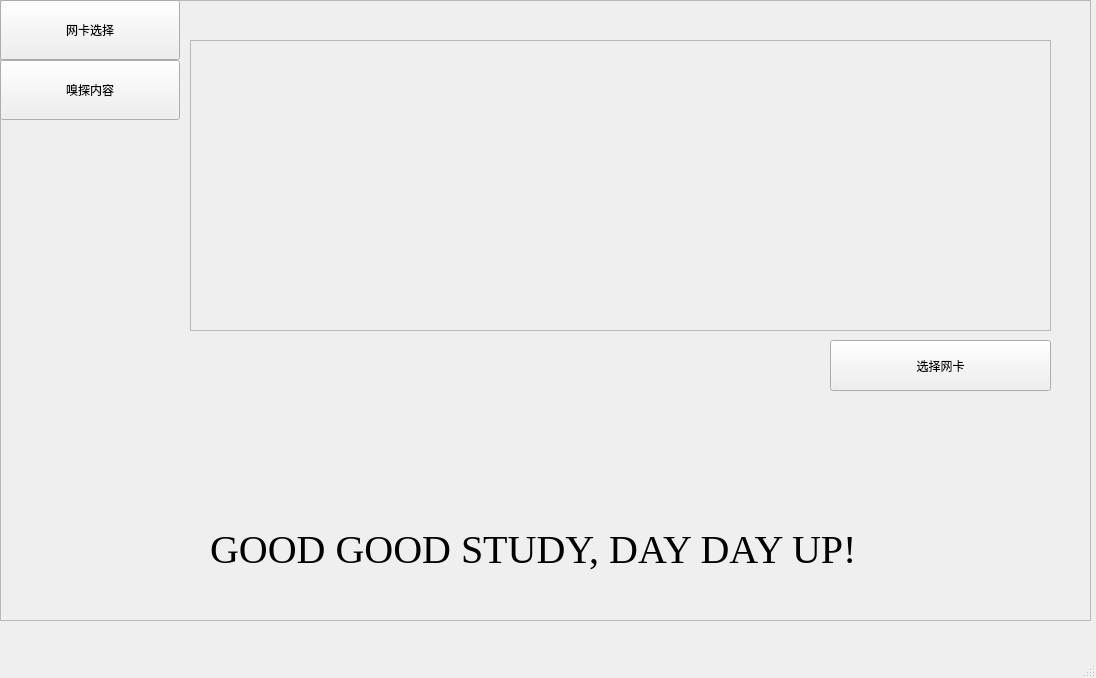
<?xml version="1.0" encoding="UTF-8"?>
<ui version="4.0">
 <class>MainWindow</class>
 <widget class="QMainWindow" name="MainWindow">
  <property name="geometry">
   <rect>
    <x>0</x>
    <y>0</y>
    <width>1096</width>
    <height>678</height>
   </rect>
  </property>
  <property name="windowTitle">
   <string>MainWindow</string>
  </property>
  <widget class="QWidget" name="centralwidget">
   <widget class="QFrame" name="frame">
    <property name="geometry">
     <rect>
      <x>0</x>
      <y>0</y>
      <width>1091</width>
      <height>621</height>
     </rect>
    </property>
    <property name="sizePolicy">
     <sizepolicy hsizetype="Preferred" vsizetype="Expanding">
      <horstretch>1</horstretch>
      <verstretch>0</verstretch>
     </sizepolicy>
    </property>
    <property name="frameShape">
     <enum>QFrame::StyledPanel</enum>
    </property>
    <property name="frameShadow">
     <enum>QFrame::Raised</enum>
    </property>
    <widget class="QPushButton" name="pushButton">
     <property name="geometry">
      <rect>
       <x>0</x>
       <y>0</y>
       <width>180</width>
       <height>60</height>
      </rect>
     </property>
     <property name="text">
      <string>网卡选择</string>
     </property>
    </widget>
    <widget class="QPushButton" name="pushButton_2">
     <property name="geometry">
      <rect>
       <x>0</x>
       <y>60</y>
       <width>180</width>
       <height>60</height>
      </rect>
     </property>
     <property name="text">
      <string>嗅探内容</string>
     </property>
    </widget>
    <widget class="QStackedWidget" name="stackedWidget">
     <property name="geometry">
      <rect>
       <x>180</x>
       <y>0</y>
       <width>911</width>
       <height>621</height>
      </rect>
     </property>
     <property name="currentIndex">
      <number>0</number>
     </property>
     <widget class="QWidget" name="page">
      <widget class="QScrollArea" name="scrollArea">
       <property name="geometry">
        <rect>
         <x>10</x>
         <y>40</y>
         <width>861</width>
         <height>291</height>
        </rect>
       </property>
       <property name="widgetResizable">
        <bool>true</bool>
       </property>
       <widget class="QWidget" name="scrollAreaWidgetContents">
        <property name="geometry">
         <rect>
          <x>0</x>
          <y>0</y>
          <width>859</width>
          <height>289</height>
         </rect>
        </property>
       </widget>
      </widget>
      <widget class="QLabel" name="label_3">
       <property name="geometry">
        <rect>
         <x>30</x>
         <y>480</y>
         <width>811</width>
         <height>141</height>
        </rect>
       </property>
       <property name="sizePolicy">
        <sizepolicy hsizetype="Expanding" vsizetype="Preferred">
         <horstretch>0</horstretch>
         <verstretch>0</verstretch>
        </sizepolicy>
       </property>
       <property name="font">
        <font>
         <family>Times New Roman</family>
         <pointsize>30</pointsize>
        </font>
       </property>
       <property name="text">
        <string>GOOD GOOD STUDY, DAY DAY UP!</string>
       </property>
       <property name="textFormat">
        <enum>Qt::RichText</enum>
       </property>
      </widget>
      <widget class="QPushButton" name="select_net_Button">
       <property name="geometry">
        <rect>
         <x>650</x>
         <y>340</y>
         <width>221</width>
         <height>51</height>
        </rect>
       </property>
       <property name="text">
        <string>选择网卡</string>
       </property>
      </widget>
     </widget>
     <widget class="QWidget" name="page_2">
      <widget class="QPushButton" name="pushButton_3">
       <property name="geometry">
        <rect>
         <x>850</x>
         <y>40</y>
         <width>60</width>
         <height>30</height>
        </rect>
       </property>
       <property name="text">
        <string>确认</string>
       </property>
      </widget>
      <widget class="QTableWidget" name="tableWidget">
       <property name="geometry">
        <rect>
         <x>0</x>
         <y>69</y>
         <width>911</width>
         <height>271</height>
        </rect>
       </property>
       <property name="minimumSize">
        <size>
         <width>0</width>
         <height>271</height>
        </size>
       </property>
       <property name="maximumSize">
        <size>
         <width>16777215</width>
         <height>271</height>
        </size>
       </property>
       <property name="styleSheet">
        <string notr="true">font: 9pt &quot;Times New Roman&quot;;</string>
       </property>
       <attribute name="horizontalHeaderDefaultSectionSize">
        <number>200</number>
       </attribute>
       <attribute name="horizontalHeaderMinimumSectionSize">
        <number>20</number>
       </attribute>
       <attribute name="verticalHeaderDefaultSectionSize">
        <number>40</number>
       </attribute>
       <attribute name="verticalHeaderMinimumSectionSize">
        <number>20</number>
       </attribute>
       <row>
        <property name="text">
         <string>New Row</string>
        </property>
       </row>
       <column>
        <property name="text">
         <string>Source</string>
        </property>
        <property name="textAlignment">
         <set>AlignCenter</set>
        </property>
       </column>
       <column>
        <property name="text">
         <string>Destination</string>
        </property>
        <property name="textAlignment">
         <set>AlignCenter</set>
        </property>
       </column>
       <column>
        <property name="text">
         <string>Protocol</string>
        </property>
        <property name="textAlignment">
         <set>AlignCenter</set>
        </property>
       </column>
       <column>
        <property name="text">
         <string>Length</string>
        </property>
        <property name="textAlignment">
         <set>AlignCenter</set>
        </property>
       </column>
       <column>
        <property name="text">
         <string>Info</string>
        </property>
       </column>
      </widget>
      <widget class="QPushButton" name="start_btn">
       <property name="geometry">
        <rect>
         <x>0</x>
         <y>0</y>
         <width>40</width>
         <height>40</height>
        </rect>
       </property>
       <property name="text">
        <string/>
       </property>
      </widget>
      <widget class="QPushButton" name="stop_btn">
       <property name="geometry">
        <rect>
         <x>40</x>
         <y>0</y>
         <width>40</width>
         <height>40</height>
        </rect>
       </property>
       <property name="text">
        <string/>
       </property>
      </widget>
      <widget class="QPushButton" name="pushButton_4">
       <property name="geometry">
        <rect>
         <x>80</x>
         <y>0</y>
         <width>830</width>
         <height>40</height>
        </rect>
       </property>
       <property name="text">
        <string>待续</string>
       </property>
      </widget>
      <widget class="QLineEdit" name="lineEdit">
       <property name="geometry">
        <rect>
         <x>0</x>
         <y>40</y>
         <width>850</width>
         <height>30</height>
        </rect>
       </property>
      </widget>
      <widget class="QLabel" name="label">
       <property name="geometry">
        <rect>
         <x>150</x>
         <y>340</y>
         <width>60</width>
         <height>21</height>
        </rect>
       </property>
       <property name="text">
        <string>INFO</string>
       </property>
       <property name="alignment">
        <set>Qt::AlignCenter</set>
       </property>
      </widget>
      <widget class="QTabWidget" name="tabWidget">
       <property name="geometry">
        <rect>
         <x>0</x>
         <y>340</y>
         <width>910</width>
         <height>280</height>
        </rect>
       </property>
       <property name="currentIndex">
        <number>0</number>
       </property>
       <widget class="QWidget" name="tab">
        <attribute name="title">
         <string>Hex</string>
        </attribute>
        <widget class="QTextEdit" name="textEdit">
         <property name="geometry">
          <rect>
           <x>0</x>
           <y>0</y>
           <width>901</width>
           <height>260</height>
          </rect>
         </property>
        </widget>
       </widget>
       <widget class="QWidget" name="tab_2">
        <attribute name="title">
         <string>Detail</string>
        </attribute>
        <widget class="QTextEdit" name="textEdit_2">
         <property name="geometry">
          <rect>
           <x>0</x>
           <y>0</y>
           <width>901</width>
           <height>260</height>
          </rect>
         </property>
        </widget>
       </widget>
      </widget>
      <widget class="QLineEdit" name="lineEdit_2">
       <property name="geometry">
        <rect>
         <x>210</x>
         <y>340</y>
         <width>701</width>
         <height>21</height>
        </rect>
       </property>
      </widget>
     </widget>
    </widget>
   </widget>
  </widget>
  <widget class="QMenuBar" name="menubar">
   <property name="geometry">
    <rect>
     <x>0</x>
     <y>0</y>
     <width>1096</width>
     <height>26</height>
    </rect>
   </property>
  </widget>
  <widget class="QStatusBar" name="statusbar"/>
 </widget>
 <resources/>
 <connections/>
</ui>
